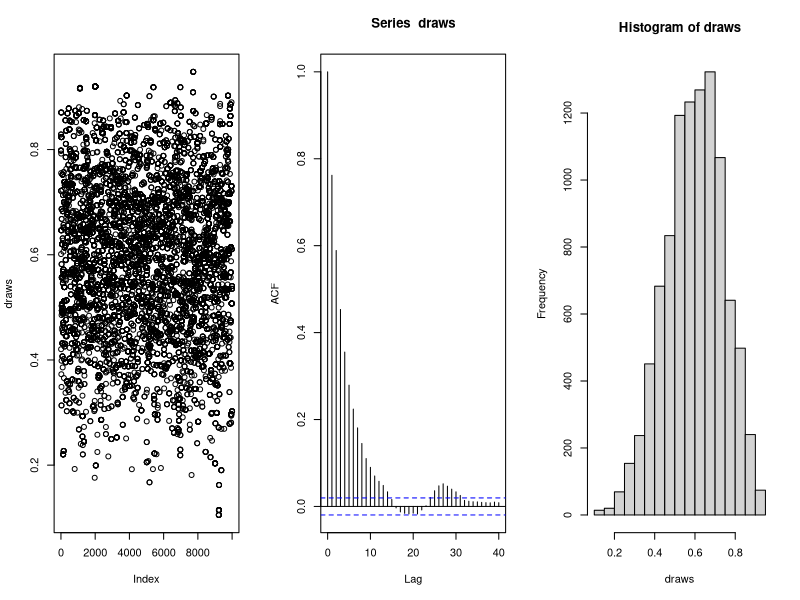
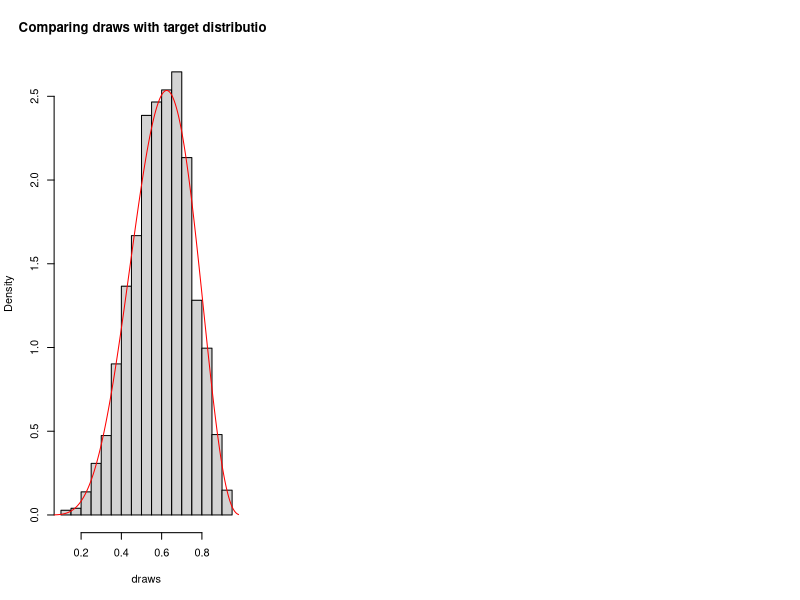
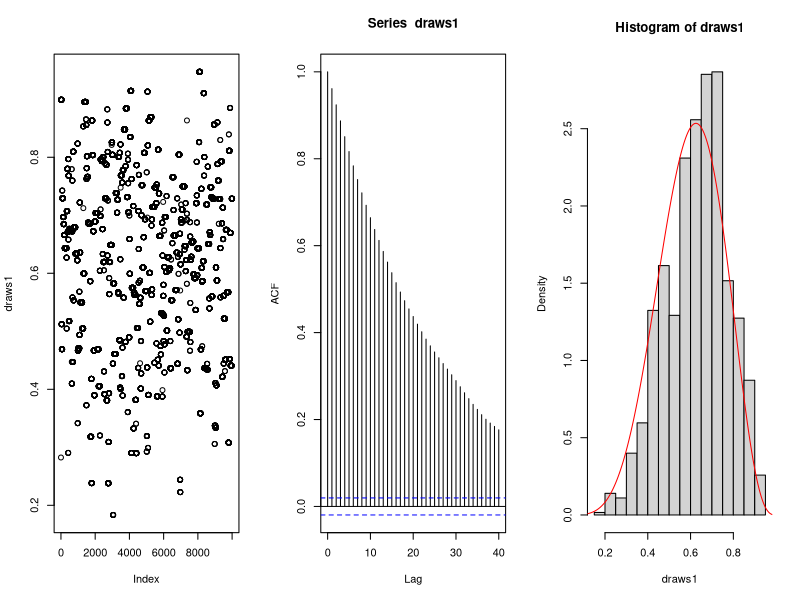
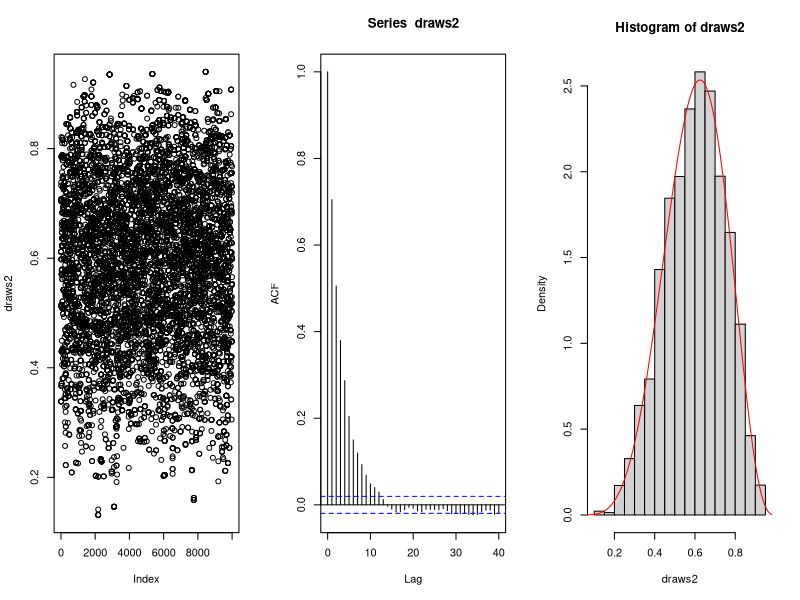
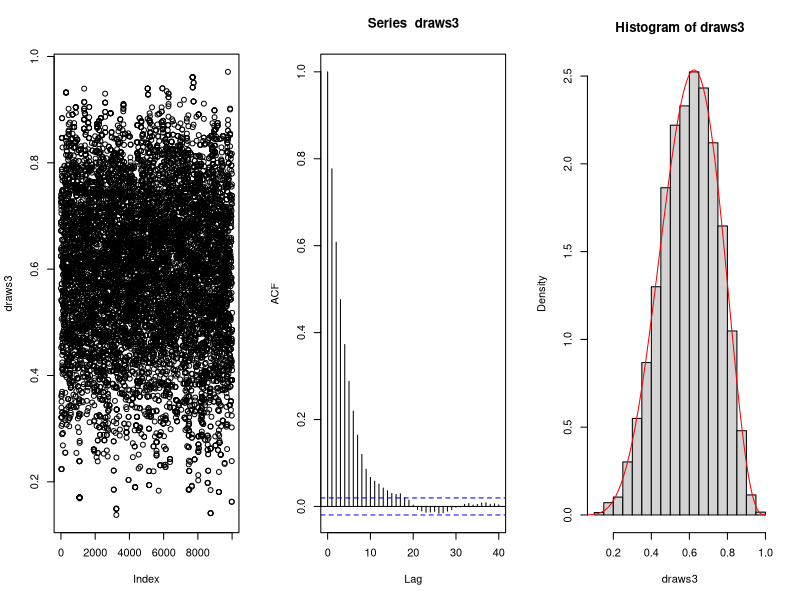

Source code (R) for these figures, in order:
## ---- chunk 1
knitr::opts_chunk$set(echo = TRUE)
## ---- chunk 2
mh.beta <- function(iterations, start,shape1, shape2,c) {
  phi.old <- start
  #set the intitial value to be the start value
  draws <- c()
  #save the values of chain in a vector
  phi.update <- function(phi.old, shape1, shape2) {
    phi.new <- rbeta(1, c*phi.old, c*(1-phi.old))
    #generate the new value
    accept.prob <- dbeta(phi.new, shape1 = shape1, shape2=shape2)/dbeta(phi.old,shape1 = shape1, shape2 = shape2)*
      (dbeta(phi.old,c*phi.new,c*(1-phi.new))/dbeta(phi.new,c*phi.old,c*(1-phi.old)))
    #caculate the acceptance probability of the new value with a correction factor
    if (runif(1) <= accept.prob) 
    {phi.update=phi.new} 
    #if the acceptance probability is larger then accept the new value 
    else 
        {phi.update=phi.old}
  }
  # if the acceptance probability is lower then stay with the old value 
  for (i in 1:iterations) {
    draws[i] <- phi.old <- phi.update(phi.old, shape1 = shape1,
                                          shape2 = shape2)
  }
  #give the new value to the chain
  return(draws[1:iterations])
}
## ---- chunk 3
draws<-mh.beta(10000, start = runif(1),shape1 = 6, shape2 = 4,c=1)
par(mfrow=c(1,3))  #1 row, 3 columns
 plot(draws)
 acf(draws)
 hist(draws) 
## ---- chunk 4
x=seq(0,1,0.001)
hist(draws,freq=F,main="Comparing draws with target distribution")
lines(x,dbeta(x,6,4),col="red")
## ---- chunk 5
ks.test(draws,"pbeta",6,4)
## ---- chunk 6
draws1<-mh.beta(10000, start = runif(1),shape1 = 6, shape2 = 4,c=0.1)
par(mfrow=c(1,3))  #1 row, 3 columns
 plot(draws1)
 acf(draws1)
 hist(draws1,freq=F) 
lines(x,dbeta(x,6,4),col="red")
## ---- chunk 7
draws2<-mh.beta(10000, start = runif(1),shape1 = 6, shape2 = 4,c=2.5)
par(mfrow=c(1,3))  #1 row, 3 columns
 plot(draws2)
 acf(draws2)
 hist(draws2,freq=F) 
 lines(x,dbeta(x,6,4),col="red")
## ---- chunk 8
draws3<-mh.beta(10000, start = runif(1),shape1 = 6, shape2 = 4,c=10)
par(mfrow=c(1,3))  #1 row, 3 columns
 plot(draws3)
 acf(draws3)
 hist(draws3,freq=F) 
 lines(x,dbeta(x,6,4),col="red")
## ---- chunk 9
accept.rate=function(draws){
  j=0
  for(i in 1:(length(draws)-1)){
    if (draws[i]==draws[i+1]){
      j=j
    }
    else{j=j+1}
  }
  return(j/length(draws))
}
accept.rate(draws) #c=1
accept.rate(draws1) #c=0.1
accept.rate(draws2) #c=2.5
accept.rate(draws3) #C=10
